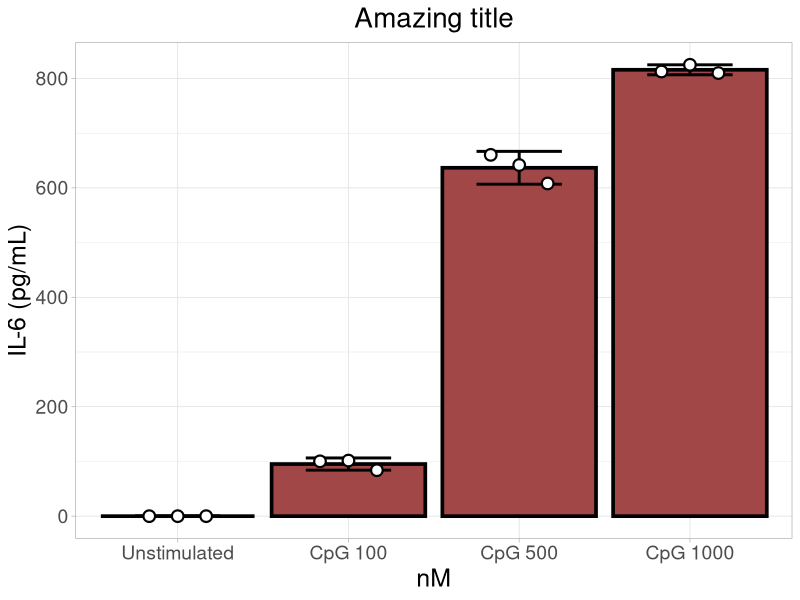
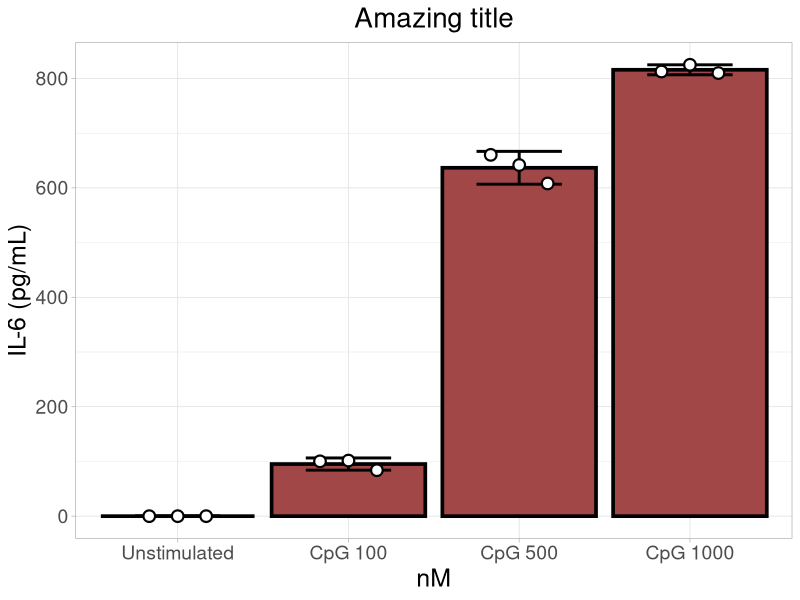

Generate these figures, in order, with R:
library(plyr)
library(ggplot2)
library(car)
library(reshape2)
library(scales)
library(lme4)
library(stringr)
library(grid)
library(gridExtra)
library(lsmeans)
library(ggbeeswarm)
library(ggpubr)

CpG <- read.csv("Line.plots.csv",header = T,stringsAsFactors = F)
CpG$Treatment <- ordered(CpG$Treatment,levels=c("CpG ODN 2395"))
head(CpG)

options(rlang_backtrace_on_error = "none")

CpG <- read.csv("IL-6ELISAMurineSplenocyte.csv",stringsAsFactors = F)
CpG$Treatment <- ordered(CpG$Treatment,levels=c("Unstimulated","CpG 100","CpG 500","CpG 1000"))
CpG$UC <- CpG$Average+1.96*CpG$SEM
CpG$LC <- CpG$Average-1.96*CpG$SEM
CpG$Group <- sapply(CpG$Treatment,function(i) if(i == "Unstimulated"){"A"}else{"B"})
CpG_melt <- melt(CpG[,1:4])

p <- ggplot(CpG,aes(Treatment,Average))+
  geom_bar(stat = "identity",aes(fill=Group),show.legend = F,color="black",size=1.25)+
#  geom_errorbar(aes(ymin=UC,ymax=LC),width=0.5,size=2,color="black")+
  geom_errorbar(aes(ymin=UC,ymax=LC),width=0.5,size=1,color="black")+
  scale_fill_manual(values=c("red","#A24747"))+
#  geom_point(size=4)+
#  geom_point(size=2.5,color="white")+
  geom_point(data=CpG_melt,aes(Treatment,value,group=variable),position = position_dodge(width = 0.5),size=4,color="black")+
  geom_point(data=CpG_melt,aes(Treatment,value,group=variable),position = position_dodge(width = 0.5),size=2.5,color="white")+
#  geom_line()+
#  scale_x_log10()+
  theme_light()+
  ylab("IL-6 (pg/mL)")+
  xlab("nM")+
  ggtitle("Amazing title")+
  theme(plot.title = element_text(hjust = 0.5))+
  theme(axis.text = element_text(size = 14),
        plot.title = element_text(size = 20),
        axis.title= element_text(size = 18))+
  theme(strip.background=element_rect(fill="gray50"),
        strip.text.x=element_text(size=14,color="white"),
        strip.text.y=element_text(size=14,color="white"))+
  theme(legend.text = element_text(size = 14),
        legend.title = element_text(size = 14))
p
ggsave("IL-6.line.plot.png",plot=p,width=4,height = 4.5,dpi = 300)
